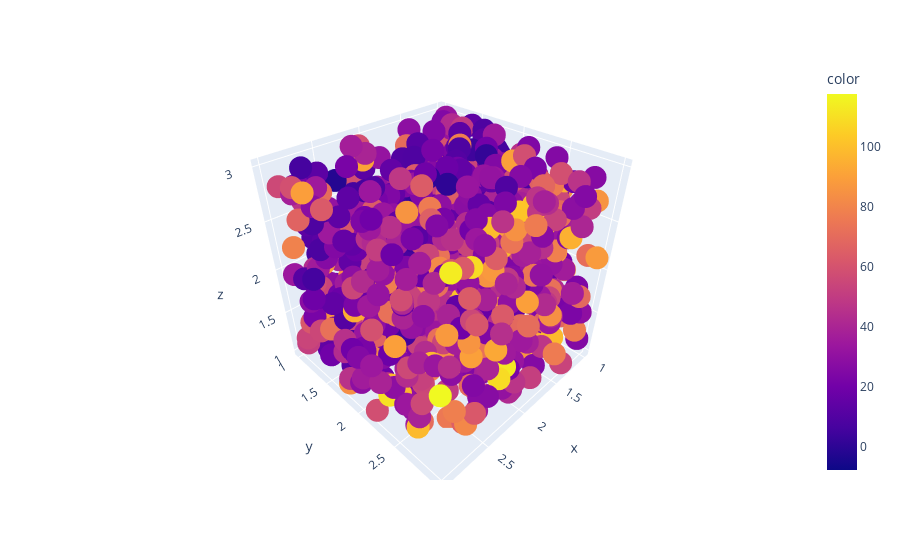

This figure's notebook cell:
### Code cell
px.scatter_3d(x=X_test[:, 2], y=X_test[:, 3], z=X_test[:, 4], color=y_test, color_discrete_map={True: "red", False: "blue"})

### Figure 1 — Plotly figure (JSON) as saved in the notebook; plotly's stock layout.template omitted (floating-point values rounded to 4 significant figures; data arrays with more than 128 entries replaced by an {"elided": "..."} marker saying what was removed)
{"data": [{"hovertemplate": "x=%{x}<br>y=%{y}<br>z=%{z}<br>color=%{marker.color}<extra></extra>", "legendgroup": "", "marker": {"color": {"elided": "1000 float values"}, "coloraxis": "coloraxis", "symbol": "circle"}, "mode": "markers", "name": "", "scene": "scene", "showlegend": false, "type": "scatter3d", "x": {"elided": "1000 float values"}, "y": {"elided": "1000 float values"}, "z": {"elided": "1000 float values"}}], "layout": {"coloraxis": {"colorbar": {"title": {"text": "color"}}, "colorscale": [[0, "#0d0887"], [0.1111, "#46039f"], [0.2222, "#7201a8"], [0.3333, "#9c179e"], [0.4444, "#bd3786"], [0.5556, "#d8576b"], [0.6667, "#ed7953"], [0.7778, "#fb9f3a"], [0.8889, "#fdca26"], [1, "#f0f921"]]}, "legend": {"tracegroupgap": 0}, "margin": {"t": 60}, "scene": {"domain": {"x": [0, 1], "y": [0, 1]}, "xaxis": {"title": {"text": "x"}}, "yaxis": {"title": {"text": "y"}}, "zaxis": {"title": {"text": "z"}}}}}
